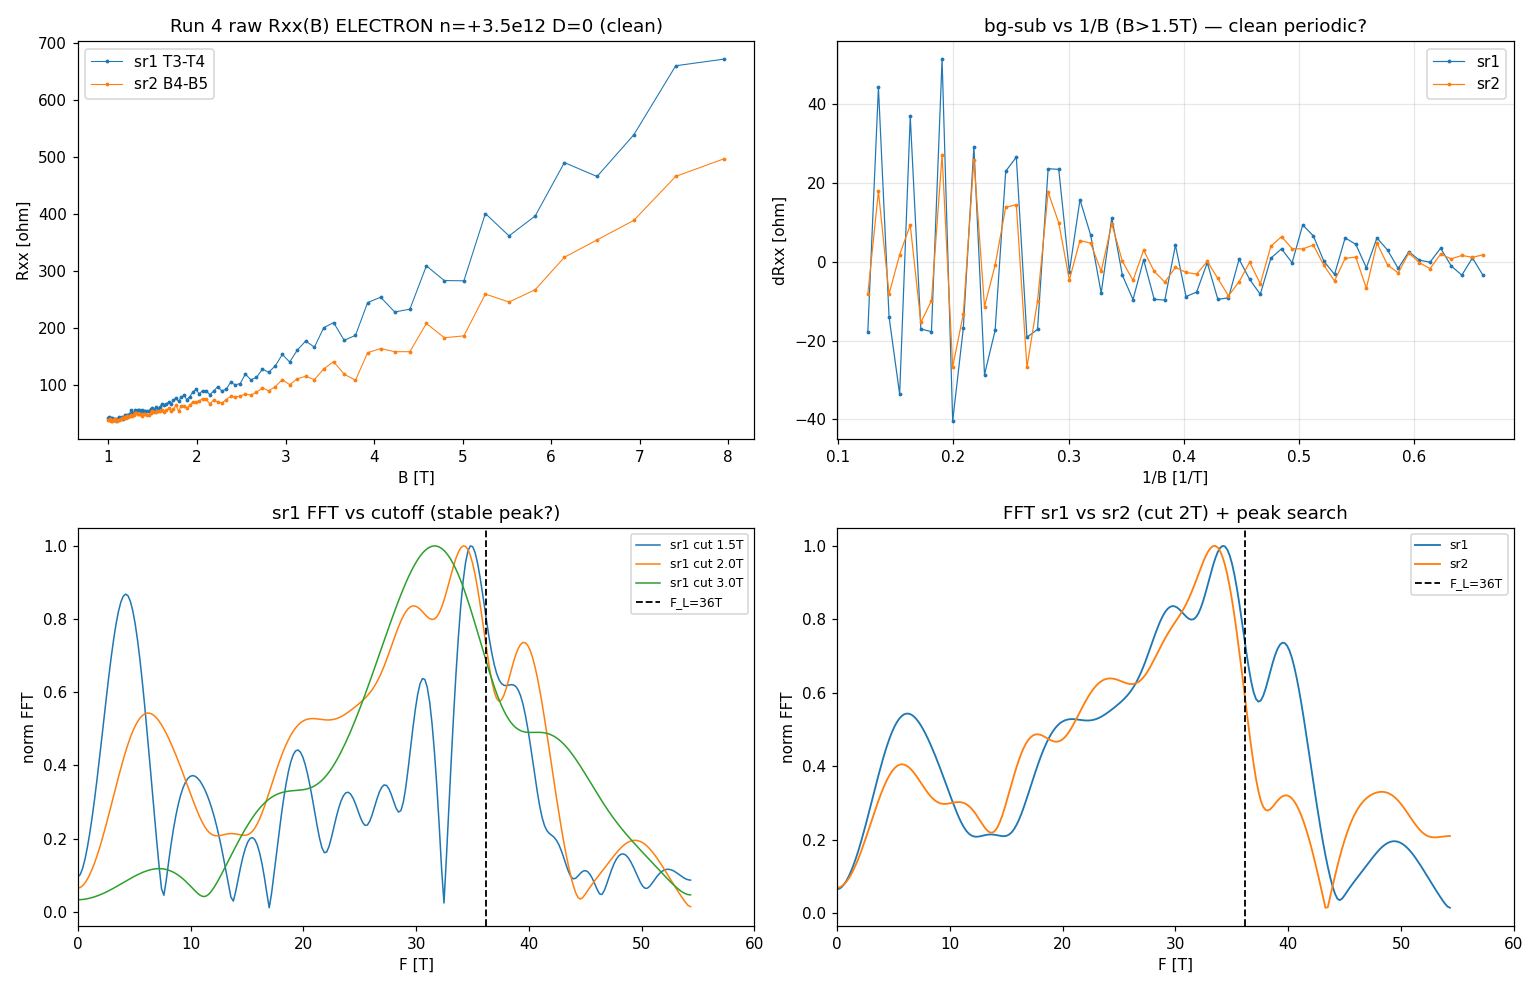

Write the Python code that produced this figure.
import numpy as np
import matplotlib; matplotlib.use("Agg")
import matplotlib.pyplot as plt
from hera.analysis import open_run, sdh_fft
import scipy.constants as cst

r = open_run("data/4")
B = r.col("magnet_field"); i = r.col("sr0_X") / (-1e6)
R1 = r.col("sr1_X") / i; R2 = r.col("sr2_X") / i
o = np.argsort(B); B, R1, R2 = B[o], R1[o], R2[o]
F_L = cst.h / (4 * cst.e) * 3.5e16
print(f"F_L={F_L:.1f} T")

fig, ax = plt.subplots(2, 2, figsize=(14, 9))
ax[0,0].plot(B, R1, ".-", ms=3, lw=0.7, label="sr1 T3-T4")
ax[0,0].plot(B, R2, ".-", ms=3, lw=0.7, label="sr2 B4-B5")
ax[0,0].set_xlabel("B [T]"); ax[0,0].set_ylabel("Rxx [ohm]"); ax[0,0].legend()
ax[0,0].set_title("Run 4 raw Rxx(B) ELECTRON n=+3.5e12 D=0 (clean)")

# bg-sub vs 1/B (count periods)
for ch, R, c in [("sr1", R1, "C0"), ("sr2", R2, "C1")]:
    m = B >= 1.5
    coef = np.polyfit(B[m], R[m], 4); dR = R[m] - np.polyval(coef, B[m])
    ax[0,1].plot(1/B[m], dR, ".-", ms=3, lw=0.8, color=c, label=ch)
ax[0,1].set_xlabel("1/B [1/T]"); ax[0,1].set_ylabel("dRxx [ohm]"); ax[0,1].legend()
ax[0,1].set_title("bg-sub vs 1/B (B>1.5T) — clean periodic?"); ax[0,1].grid(alpha=0.3)

# FFT both channels, several cutoffs (sr1)
for cut, c in [(1.5, "C0"), (2.0, "C1"), (3.0, "C2")]:
    f, mag = sdh_fft(R1[:, None], B, b_range=(cut, B.max()), bg_degree=5)
    mag = np.asarray(mag).squeeze(); ax[1,0].plot(f, mag/mag[f>2].max(), lw=1, label=f"sr1 cut {cut}T")
ax[1,0].axvline(F_L, ls="--", c="k", lw=1.2, label=f"F_L={F_L:.0f}T")
ax[1,0].set_xlabel("F [T]"); ax[1,0].set_ylabel("norm FFT"); ax[1,0].set_xlim(0, 60)
ax[1,0].legend(fontsize=8); ax[1,0].set_title("sr1 FFT vs cutoff (stable peak?)")

# sr1 vs sr2 at cut 2T, search secondary peaks
from scipy.signal import find_peaks
for ch, R, c in [("sr1", R1, "C0"), ("sr2", R2, "C1")]:
    f, mag = sdh_fft(R[:, None], B, b_range=(2.0, B.max()), bg_degree=5)
    mag = np.asarray(mag).squeeze(); magn = mag/mag[f>2].max()
    ax[1,1].plot(f, magn, color=c, lw=1.2, label=ch)
    pk, props = find_peaks(magn[(f>3)], height=0.15)
    fpk = f[(f>3)][pk]; hpk = props["peak_heights"]
    print(f"{ch}: peaks(>3T, h>0.15): " + ", ".join(f"{ff:.1f}T(h{hh:.2f})" for ff,hh in zip(fpk,hpk)))
    dom = fpk[np.argmax(hpk)] if len(fpk) else np.nan
    print(f"   dominant {dom:.1f}T  F_L/dom={F_L/dom:.2f}  (1=single pocket@F_L=ABC; <1 w/ partner=ABA)")
ax[1,1].axvline(F_L, ls="--", c="k", lw=1.2, label=f"F_L={F_L:.0f}T")
ax[1,1].set_xlabel("F [T]"); ax[1,1].set_ylabel("norm FFT"); ax[1,1].set_xlim(0, 60)
ax[1,1].legend(fontsize=8); ax[1,1].set_title("FFT sr1 vs sr2 (cut 2T) + peak search")
fig.tight_layout(); fig.savefig("hera_scratch/sc2_fft.png", dpi=110)
print("saved hera_scratch/sc2_fft.png")
